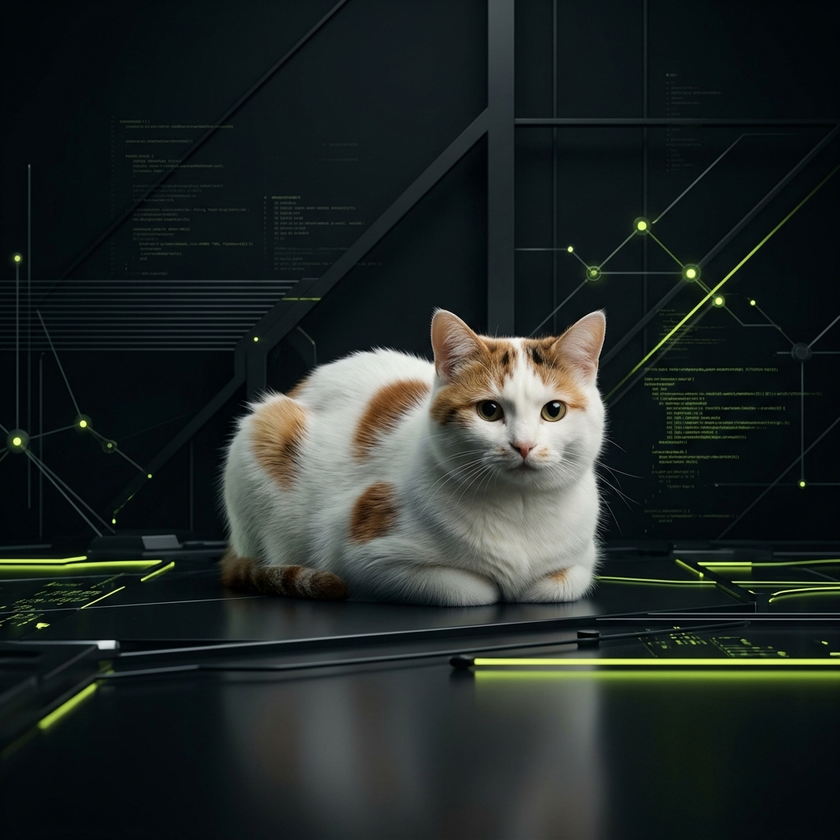
#> input picture src/assets/about-hero.png, 840 x 840 px, shrunk from 1024 x 1024 before the run, found by its file name
$ python find_eyes.py
#> lines starting #> are read from the running program, lines starting #| are printed output that depends on the picture
import sys
try:
    import cv2
except ImportError:
    print("cv2 not installed")
    sys.exit(0)

image_path = 'src/assets/about-hero.png'
img = cv2.imread(image_path)
#> img is the input picture: shape (840, 840, 3); mean B, G, R 38.5, 40.7, 33.8
gray = cv2.cvtColor(img, cv2.COLOR_BGR2GRAY)
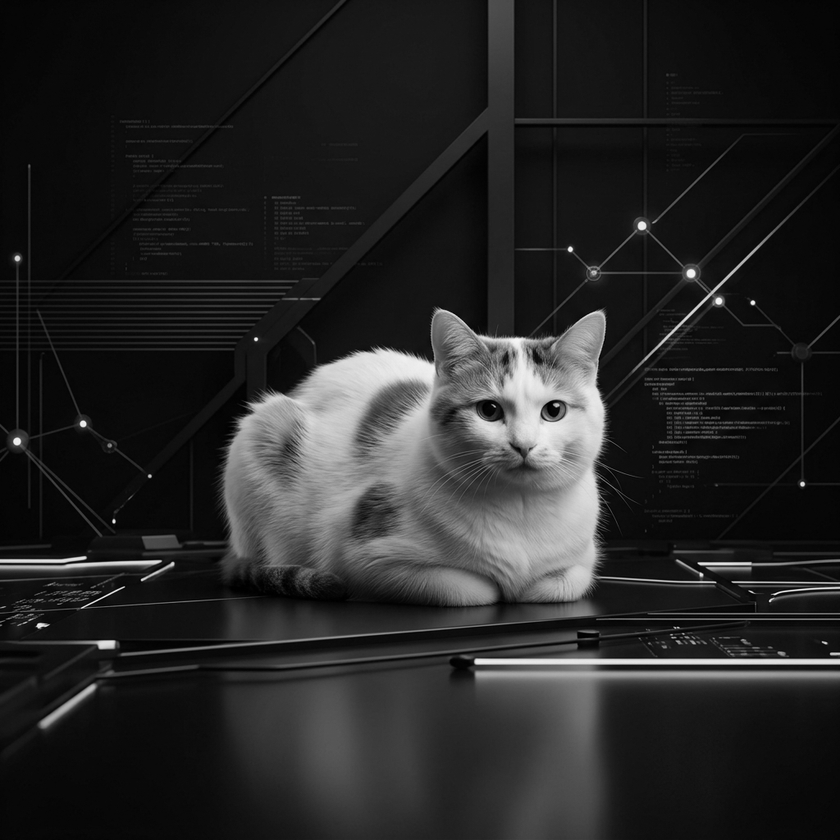
#> gray: shape (840, 840); min 0, max 247, mean 38.4

face_cascade = cv2.CascadeClassifier(cv2.data.haarcascades + 'haarcascade_frontalcatface.xml')
faces = face_cascade.detectMultiScale(gray, 1.1, 3)
#> faces = [[447, 347, 151, 151]]

if len(faces) > 0:
    x, y, w, h = faces[0]
#> x = 447; y = 347; w = 151; h = 151
    print(f"Cat face found at: x={x}, y={y}, w={w}, h={h}")
#| Cat face found at: x=447, y=347, w=151, h=151
    # Approximate eyes inside the face
    # Usually eyes are in the upper half, around 1/3 and 2/3 of the width
    left_eye_x = x + w * 0.3
#> left_eye_x = 492.3
    right_eye_x = x + w * 0.7
#> right_eye_x = 552.7
    eye_y = y + h * 0.4
#> eye_y = 407.4
    print(f"Est. Left Eye (viewer left) : {int(left_eye_x)}, {int(eye_y)}")
#| Est. Left Eye (viewer left) : 492, 407
    print(f"Est. Right Eye (viewer right): {int(right_eye_x)}, {int(eye_y)}")
#| Est. Right Eye (viewer right): 552, 407
else:
    print("Cat face not found")
